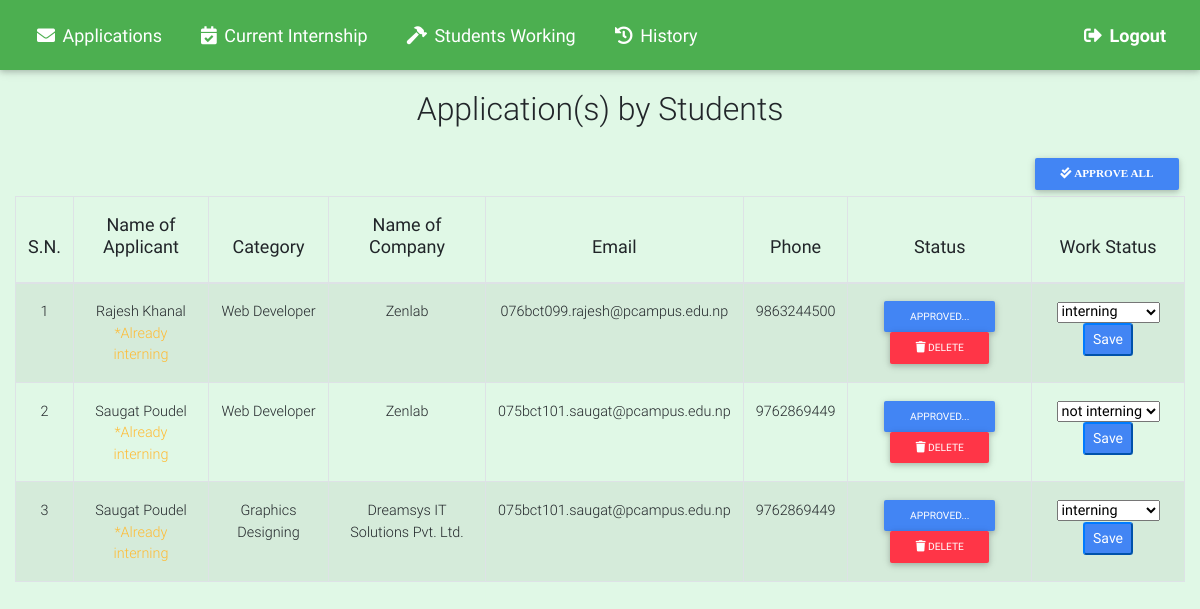
The page /admin/index.php (signed in) on the database its author committed.
### tables this page shows
CREATE TABLE `applications` (
  `id` int(11) NOT NULL,
  `status` enum('approved','pending','deleted') NOT NULL DEFAULT 'pending',
  `cus_id` int(11) NOT NULL,
  `int_id` int(11) NOT NULL,
  `workstatus` varchar(111) NOT NULL DEFAULT 'not interning',
  `applied` int(11) NOT NULL DEFAULT 0,
  `applied_at` date NOT NULL DEFAULT current_timestamp()
);

CREATE TABLE `customers` (
  `id` int(11) NOT NULL,
  `fullname` varchar(100) NOT NULL,
  `email` varchar(255) NOT NULL,
  `password` varchar(255) NOT NULL,
  `address1` text NOT NULL,
  `city` varchar(100) NOT NULL,
  `phone` text NOT NULL,
  `deleted` int(50) NOT NULL DEFAULT 0,
  `otp` int(11) NOT NULL
);

CREATE TABLE `internships` (
  `id` int(11) NOT NULL,
  `emp_id` int(11) NOT NULL,
  `category` text NOT NULL,
  `postedOn` date NOT NULL DEFAULT current_timestamp(),
  `applyBy` date NOT NULL DEFAULT current_timestamp(),
  `nameOfCompany` text NOT NULL DEFAULT 'Not Mentioned',
  `aboutCompany` text NOT NULL DEFAULT 'Not Mentioned',
  `aboutInternship` text NOT NULL DEFAULT 'Not Mentioned',
  `location` text NOT NULL DEFAULT 'Not Mentioned',
  `perks` text NOT NULL,
  `duration` int(100) NOT NULL,
  `stipend` varchar(100) NOT NULL DEFAULT 'Not Mentioned',
  `positions` int(11) NOT NULL,
  `whoCanApply` text NOT NULL,
  `featured` tinyint(4) NOT NULL DEFAULT 0,
  `deleted` tinyint(4) NOT NULL DEFAULT 0,
  `interview_date` date DEFAULT NULL,
  `url` varchar(200) NOT NULL
);

### admin/index.php (the view, shortened to what this page needs)
<?php
	require_once('includes/header.php');
?>
<?php
	if(!isset($_SESSION['admin_logged_in'])){
		echo "<script>window.open('login.php','_self')</script>";
    }else{
		$currentdate = date('Y-m-d');
		?>
		<?php
		$sql = "SELECT * FROM applications a INNER JOIN customers c ON a.cus_id = c.id INNER JOIN internships i ON a.int_id = i.id WHERE a.applied = 1";
		$applications = $db->query($sql);
		$application = $applications->fetch_all(MYSQLI_ASSOC);
		$key =0;
		?>
<body onload="animation()">
	<main>
		<h2 class="text-center p-3"> Application(s) by Students </h2>
		<div class="container-fluid table-responsive">
		<a href="./updateStatus.php?all=1" class="float-right btn btn-sm btn-primary" name="approve">
		<i class="fas fa-check-double"> Approve all</i>
				</a>
			<table class="table table-striped table-bordered" style="display: table;">
	          	<thead>
					  <th class="text-center"><h5 class="h5-responsive"><b>S.N.</b></h5></th>
					  <th class="text-center"><h5 class="h5-responsive"><b>Name of Applicant</b></h5></th>
					  <th class="text-center"><h5 class="h5-responsive"><b>Category</b></h5></th>
					  <th class="text-center"><h5 class="h5-responsive"><b>Name of Company</b></h5></th>
					  <th class="text-center"><h5 class="h5-responsive"><b>Email</b></h5></th>
					  <th class="text-center"><h5 class="h5-responsive"><b>Phone</b></h5></th>
					  <th class="text-center"><h5 class="h5-responsive"><b>Status</b></h5></th>
					  <th class="text-center"><h5 class="h5-responsive"><b>Work Status</b></h5></th>
					</thead>
					<tbody>
<?php foreach($application as $application):?>
	<tr>
		<?php
			if($application['interview_date'] < $currentdate){
				$email = $application['email'];
				$sql1 = "select int_id workstatus from applications a inner join customers c on a.cus_id = c.id where workstatus = 'interning' and email = '$email'";
				$execute = $db->query($sql1);
			?>
		<td class="text-center"><?=++$key?></td>
		<td class="text-center"><?=$application['fullname'];?>
		<?php if(mysqli_num_rows($execute)>0){
			echo "<br><span class = 'text-warning'>*Already interning<span>";
		}?></td>
		<td class="text-center"><?=$application['category'];?></td>
		<td class="text-center"><?=$application['nameOfCompany'];?></td>
		<td class="text-center"><?=$application['email'];?></td>
		<td class="text-center"><?=$application['phone'];?></td>
		<td class="text-center">
			<a href="./updateStatus.php?id=<?php echo $application['id']?>" class="btn btn-sm btn-primary" name="approve">
			<?=$application['status'] . "...";?>
		</a>
		<a  onclick = "return confirm('Are you sure want to delete?')"href="./deleteApplication.php?id=<?php echo $application['cus_id']?>&id2=<?php echo $application['int_id']?>" class=" btn btn-sm btn-danger" name = "delete">
		<i class="fas fa-trash"></i>	Delete
	</a>
</td>
<td class="text-center">
	<form action="next.php" method="post">
	<select class="form-select" aria-label="Default select example" name="workstatus" id="value">
	<option value="not interning" <?php if($application['workstatus']=='not interning'){
		echo "selected";
		}?>>not interning</option>
	<option value="interning" <?php if($application['workstatus']=='interning'){
		echo "selected";
		}?>>interning</option>
</select>
<button type = "submit" id = "ids" class="btn-sm btn-primary text-white">
Save</button></form>
</td>
				<?php } ?>
			</tr>
			<?php endforeach;?>
		</tbody>
	</table>
</div>
</main>
<?php }
			?><script>
</body>
	<?php
	require_once 'includes/footer.php';
	?>

### admin/includes/header.php (shortened to what this page needs)
<!DOCTYPE html>
<?php require_once 'includes/functions.php';
echo"<link href='../assets/sweetalert.min.css' rel='stylesheet' />
<script src='../assets/sweetalert.min.js'></script>";?>
<html lang="en">
<head>
  <link rel="stylesheet" href="https://use.fontawesome.com/releases/v5.8.2/css/all.css">
  <link href="../css/bootstrap.min.css" rel="stylesheet">
  <link href="../css/mdb.min.css" rel="stylesheet">
  <link href="../css/style.css" rel="stylesheet">
</head>
<body>
  <header>
    <?php
            if(isset($_SESSION['admin_logged_in'])){
              echo "<nav class='mb-1 navbar navbar-expand-lg navbar-dark green' style='height: 70px; font-size:18px;'>
              <button class='navbar-toggler' type='button' data-toggle='collapse' data-target='#navbarSupportedContent-333'
        aria-controls='navbarSupportedContent-333' aria-expanded='false' aria-label='Toggle navigation'>
        <span class='navbar-toggler-icon'></span>
      </button>
      <div class='collapse navbar-collapse' id='navbarSupportedContent-333'>
        <ul class='navbar-nav mr-auto'>
          <li class='nav-item'>
            <a class='nav-link' href='index.php'><i class='fas fa-envelope'></i> Applications</a>
          </li>
          <li class='nav-item'>
          <a class='nav-link' href='insert.php'><i class='fas fa-calendar-check'></i> Current Internship</a>
          </li>
          <div class = ''>
          <li class='nav-item'><a href='studentLocation.php' class='nav-link' style='border-radius: 10em;'><i class='fas fa-hammer'></i> Students Working</a></li></div>
          <li class='nav-item'>
          <a class='nav-link' href='internship.php'><i class='fas fa-history'></i> History</a>
          </li>
          </ul>
              ";
              echo " <ul class='nav navbar-nav ml-auto'>";?>
              <li class='nav-item'><a href='logout.php' onclick = "return confirm('Are you sure want to log out?')" class='nav-link' style='border-radius: 10em;' style = 'text-align:right;'><i class='fas fa-sign-out-alt'></i><b> Logout</a></b></li>
           <?php }?>
        </nav>
  </header>

### admin/includes/footer.php (shortened to what this page needs)
</body>
</html>

### admin/includes/header.php (style rules this page uses)
html body { background-color: #E0F8E6; z-index: 1; }
a { margin: 10px; font-weight: 400; }

### rows shown on the page
applications: customers.fullname "Rajesh Khanal", internships.category "Web Developer", internships.nameOfCompany "Zenlab", customers.email "076bct099.rajesh@pcampus.edu.np", customers.phone "9863244500", status "APPROVED", workstatus "interning"
applications: customers.fullname "Saugat Poudel", internships.category "Web Developer", internships.nameOfCompany "Zenlab", customers.email "075bct101.saugat@pcampus.edu.np", customers.phone "9762869449", status "APPROVED", workstatus "not interning"
applications: customers.fullname "Saugat Poudel", internships.category "Graphics Designing", internships.nameOfCompany "Dreamsys IT Solutions Pvt. Ltd.", customers.email "075bct101.saugat@pcampus.edu.np", customers.phone "9762869449", status "APPROVED", workstatus "interning"
